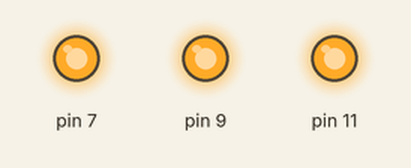
This sketch was run on a simulated Arduino Uno, built with avr-gcc and run on an emulated ATmega328P. Shown: output pins drawn as LEDs (lit = HIGH).

Above: at 0.1 s.
At 0.9 s:
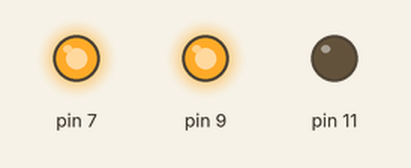
At 1.7 s:
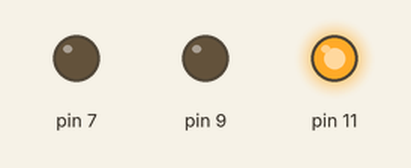
At 3.3 s:
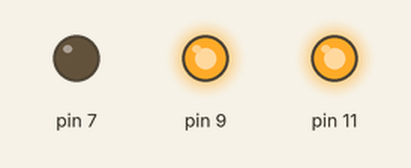
At 4.9 s:
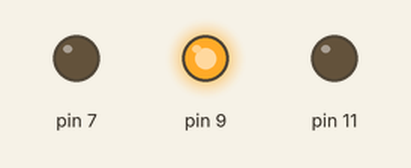
At 6.3 s:
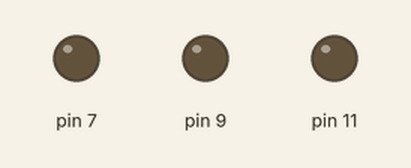
Timing chart, 0 to 6.6 s (numbered marks = the images above):
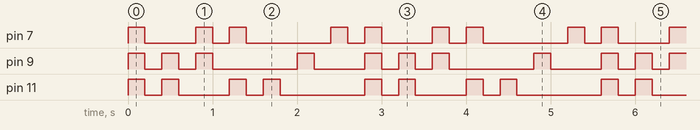

Measured:
- by itself, pin 7: repeats every 2.8 s: LOW 0.60 s, HIGH 0.20 s, LOW 0.20 s, HIGH 0.20 s, LOW 1.0 s, HIGH 0.20 s, LOW 0.20 s, HIGH 0.20 s
- by itself, pin 9: repeats every 2.8 s: 2 × (LOW 0.20 s, HIGH 0.20 s), LOW 1.0 s, HIGH 0.20 s, LOW 0.60 s, HIGH 0.20 s
- by itself, pin 11: repeats every 2.8 s: LOW 0.20 s, HIGH 0.20 s, LOW 0.60 s, HIGH 0.20 s, LOW 0.20 s, HIGH 0.20 s, LOW 1.0 s, HIGH 0.20 s

The sketch:

sketch_jan27b.ino
```cpp
void setup() {
  pinMode(11,OUTPUT);
  pinMode(9,OUTPUT);
  pinMode(7,OUTPUT);
}

void loop() {
  digitalWrite(11,HIGH);
  digitalWrite(9,HIGH);
  digitalWrite(7,HIGH);
  delay(200);
  digitalWrite(11,LOW);
  digitalWrite(9,LOW);
  digitalWrite(7,LOW);
  delay(200);
  digitalWrite(11,HIGH);
  digitalWrite(9,HIGH);
  delay(200);
  digitalWrite(11,LOW);
  digitalWrite(9,LOW);
  delay(200);
  digitalWrite(9,HIGH);
  digitalWrite(7,HIGH);
  delay(200);
  digitalWrite(9,LOW);
  digitalWrite(7,LOW);
  delay(200);
  digitalWrite(11,HIGH);
  digitalWrite(7,HIGH);
  delay(200);
  digitalWrite(11,LOW);
  digitalWrite(7,LOW);
  delay(200);
  digitalWrite(11,HIGH);
  delay(200);
  digitalWrite(11,LOW);
  delay(200);
  digitalWrite(9,HIGH);
  delay(200);
  digitalWrite(9,LOW);
  delay(200);
  digitalWrite(7,HIGH);
  delay(200);
  digitalWrite(7,LOW);
  delay(200);
}
```
